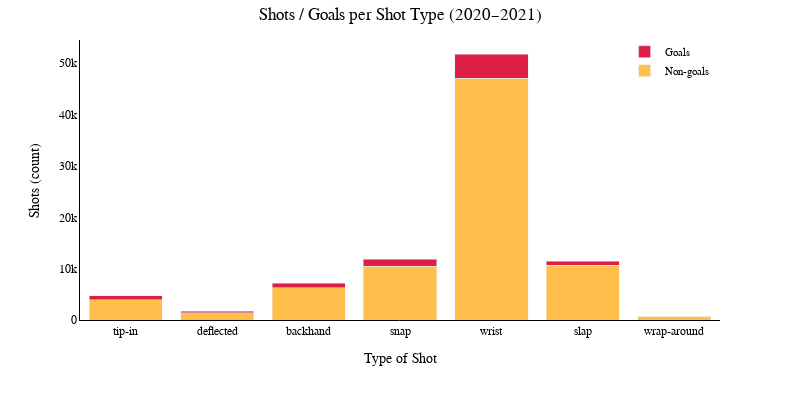

Notebook cell for this chart:
### Code cell
import numpy as np
import plotly.graph_objects as go

# Order by goal rate (you already had this)
order = ratios.sort_values(ascending=False).index
ratios_sorted = ratios.loc[order]
sums_shots_sorted = sums_shots.loc[order]

# If ratios are in percent (e.g., 12.3 for 12.3%), convert to proportion
# Comment this out if your ratios are already in [0,1].
ratios_prop = ratios_sorted / 100.0

# Compute counts
goals_counts = (ratios_prop * sums_shots_sorted).astype(float)
non_goals_counts = (sums_shots_sorted - goals_counts).clip(lower=0).astype(float)

fig = go.Figure()

# Stacked bars: Goals + Non-goals = Total shots

fig.add_trace(go.Bar(
    x=sums_shots_sorted.index.astype(str),
    y=non_goals_counts.values,
    name="Non-goals",
    marker_color="orange",
    opacity=0.7
))
fig.add_trace(go.Bar(
    x=sums_shots_sorted.index.astype(str),
    y=goals_counts.values,
    name="Goals",
    marker_color="crimson",
    opacity=0.95
))


family_titles = "Times New Roman"
fig.update_layout(
    plot_bgcolor="white",
    paper_bgcolor="white",
    title=dict(
        text="Shots / Goals per Shot Type (2020–2021)",
        font=dict(size=17, family=family_titles, color="black"),
        x=0.5,
        pad=dict(t=1)
    ),
    xaxis=dict(
        title=dict(text="Type of Shot", font=dict(size=14, family=family_titles, color="black")),
        tickfont=dict(size=12, family=family_titles, color="black"),
        showgrid=False, zeroline=False, showline=True, linecolor="black", linewidth=1
    ),
    yaxis=dict(
        title=dict(text="Shots (count)", font=dict(size=14, family=family_titles, color="black")),
        tickfont=dict(size=12, family=family_titles, color="black"),
        showgrid=False, zeroline=False, showline=True, linecolor="black", linewidth=1
    ),
    legend=dict(
        x=0.99, y=1.01, xanchor="right", yanchor="top",
        font=dict(size=11, family=family_titles, color="black"),
        bgcolor="rgba(255,255,255,0.5)"
    ),
    barmode="stack",          # <<< stack instead of group
    margin=dict(t=40),
    width=800, height=400
)

#fig.write_image(OUT_PATH_VIS + "Shot_Types_2020_2021.svg")
#fig.write_image(OUT_PATH_VIS + "Shot_Types_2020_2021.png", scale=5)
fig.show()

### Figure 1 — Plotly figure (JSON) as saved in the notebook; plotly's stock layout.template omitted (floating-point values rounded to 4 significant figures)
{"data": [{"marker": {"color": "orange"}, "name": "Non-goals", "opacity": 0.7, "type": "bar", "x": ["tip-in", "deflected", "backhand", "snap", "wrist", "slap", "wrap-around"], "y": [3952.0, 1455.0, 6259.0, 10500.0, 47100.0, 10650.0, 733.0]}, {"marker": {"color": "crimson"}, "name": "Goals", "opacity": 0.95, "type": "bar", "x": ["tip-in", "deflected", "backhand", "snap", "wrist", "slap", "wrap-around"], "y": [803.8, 284.0, 890.1, 1378.0, 4704.0, 830.1, 42.99]}], "layout": {"barmode": "stack", "height": 400, "legend": {"bgcolor": "rgba(255,255,255,0.5)", "font": {"color": "black", "family": "Times New Roman", "size": 11}, "x": 0.99, "xanchor": "right", "y": 1.01, "yanchor": "top"}, "margin": {"t": 40}, "paper_bgcolor": "white", "plot_bgcolor": "white", "title": {"font": {"color": "black", "family": "Times New Roman", "size": 17}, "pad": {"t": 1}, "text": "Shots / Goals per Shot Type (2020–2021)", "x": 0.5}, "width": 800, "xaxis": {"linecolor": "black", "linewidth": 1, "showgrid": false, "showline": true, "tickfont": {"color": "black", "family": "Times New Roman", "size": 12}, "title": {"font": {"color": "black", "family": "Times New Roman", "size": 14}, "text": "Type of Shot"}, "zeroline": false}, "yaxis": {"linecolor": "black", "linewidth": 1, "showgrid": false, "showline": true, "tickfont": {"color": "black", "family": "Times New Roman", "size": 12}, "title": {"font": {"color": "black", "family": "Times New Roman", "size": 14}, "text": "Shots (count)"}, "zeroline": false}}}
